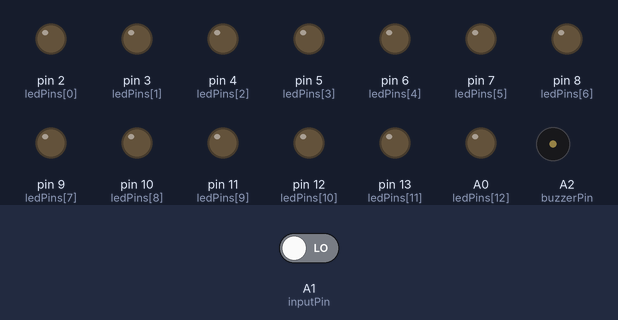
Recording of a sketch running on a simulated Arduino Uno, built with avr-gcc and run on an emulated ATmega328P. On the bench: output pins drawn as LEDs (lit = HIGH), buzzer (waves = sounding). Inputs (shaded band) come from the test bench; at power-on: A1 (inputPin) LOW. Random numbers use the default seed unless the sketch sets one.

Above: at 2.4 s.
2.5 s: A1 (inputPin) driven HIGH
At 4.79 s:
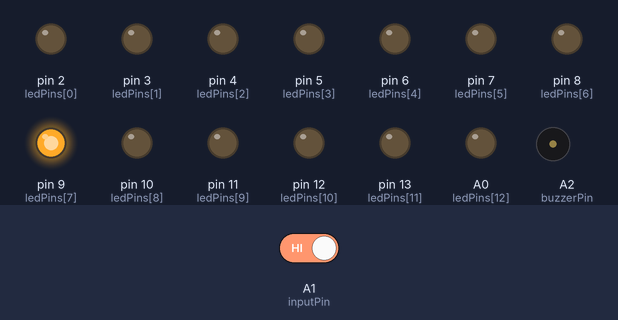
At 10.1 s:
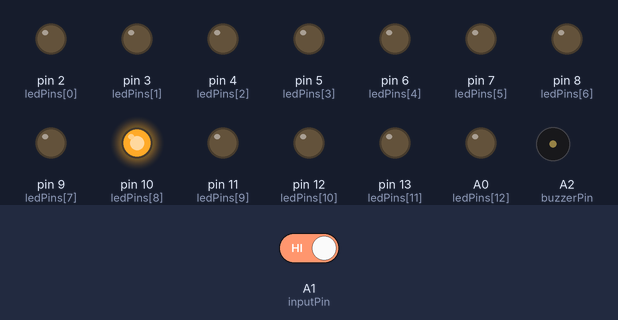
Timing chart, 0 to 13.2 s (numbered marks = the images above; inputs shaded):
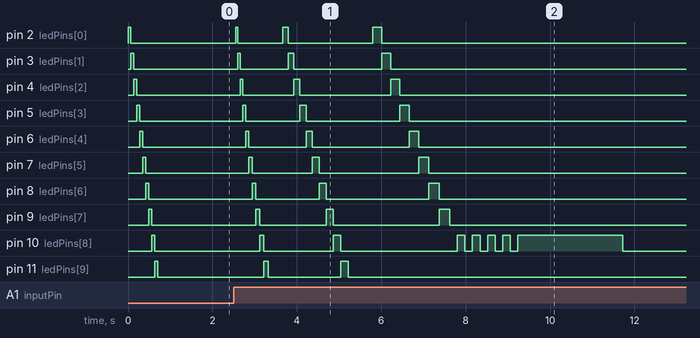

The sketch:

led_roulette.ino
```cpp
/*
 * ╔══════════════════════════════════════════════════════════╗
 * ║           ARDUINO 1 — ROULETTE LED                       ║
 * ╚══════════════════════════════════════════════════════════╝
 *
 *  D2-D13  → LED 1-12  (resistenza 220Ω in serie, poi GND)
 *  A0      → LED 13    (resistenza 220Ω in serie, poi GND)
 *  A2      → Buzzer polo+  (polo− a GND)
 *  A1      ← D5 Arduino 2  [START - riceve HIGH per avviare]
 *  A3 (TX) → A3 (RX) Arduino 2  [SoftwareSerial - RISULTATO]
 *  A4 (RX) ← A4 (TX) Arduino 2  [SoftwareSerial - non usato ora]
 *  GND     → GND Arduino 2 [OBBLIGATORIO - massa comune]
 *
 *  NOTA: il pin originale 1 era il TX seriale (problematico),
 *        sostituito con A0 per il 13° LED.
 */

#include <SoftwareSerial.h>

// RX=A4, TX=A3  →  A3 di Arduino 1 va collegato ad A3 di Arduino 2
SoftwareSerial mySerial(A4, A3);

const int numLed = 13;
// LED 1-12 su D2-D13, LED 13 su A0
int ledPins[numLed] = {2, 3, 4, 5, 6, 7, 8, 9, 10, 11, 12, 13, A0};

const int buzzerPin = A2;
const int inputPin  = A1;   // Riceve HIGH da Arduino 2 → avvia spin

// ─── Setup ────────────────────────────────────────────────────
void setup() {
  pinMode(buzzerPin, OUTPUT);

  for (int i = 0; i < numLed; i++) {
    pinMode(ledPins[i], OUTPUT);
    digitalWrite(ledPins[i], LOW);
  }

  // INPUT semplice: Arduino 2 guida attivamente il pin (non pullup)
  pinMode(inputPin, INPUT);

  // Avvia comunicazione seriale software
  mySerial.begin(9600);

  // Seed casuale più robusto
  randomSeed(analogRead(A5) ^ (unsigned long)millis());

  // Sequenza LED di avvio
  for (int i = 0; i < numLed; i++) {
    digitalWrite(ledPins[i], HIGH);
    tone(buzzerPin, 600 + i * 60, 50);
    delay(70);
    digitalWrite(ledPins[i], LOW);
  }
  delay(300);
}

// ─── Loop principale ──────────────────────────────────────────
void loop() {
  // Rileva fronte HIGH su A1 (segnale START da Arduino 2)
  if (digitalRead(inputPin) == HIGH) {
    delay(50); // debounce
    if (digitalRead(inputPin) == HIGH) {
      spinRoulette();
      // Aspetta che il segnale torni LOW prima di accettare nuovi input
      unsigned long t = millis();
      while (digitalRead(inputPin) == HIGH && millis() - t < 5000UL) {
        delay(10);
      }
    }
  }
}

// ─── Funzione principale spin ─────────────────────────────────
void spinRoulette() {
  int posizione = 0;
  int giri      = random(30, 50); // 30-49 passi totali
  int delayTime = 50;             // ms iniziali tra un LED e l'altro

  for (int i = 0; i < giri; i++) {

    // Spegni tutti i LED
    for (int j = 0; j < numLed; j++) {
      digitalWrite(ledPins[j], LOW);
    }

    // Accendi il LED corrente
    digitalWrite(ledPins[posizione], HIGH);

    // Click buzzer con frequenza che scende al rallentare
    int freq = map(delayTime, 50, 350, 2000, 400);
    freq = constrain(freq, 400, 2000);
    tone(buzzerPin, freq, 20);

    delay(delayTime);

    // Avanza posizione
    posizione++;
    if (posizione >= numLed) posizione = 0;

    // Rallenta progressivamente, max 350ms
    delayTime += 6;
    if (delayTime > 350) delayTime = 350;
  }

  // ── LED vincente ──────────────────────────────────────────
  // "posizione" dopo il loop è il LED su cui si è fermata la roulette
  int vincitore = posizione;

  // Assicurati che solo il vincitore sia acceso
  for (int j = 0; j < numLed; j++) {
    digitalWrite(ledPins[j], LOW);
  }
  digitalWrite(ledPins[vincitore], HIGH);

  // Lampeggio finale sul LED vincente
  for (int k = 0; k < 10; k++) {
    digitalWrite(ledPins[vincitore], k % 2 == 0 ? LOW : HIGH);
    delay(180);
  }
  digitalWrite(ledPins[vincitore], HIGH);
  delay(1000);

  // ── Invia risultato ad Arduino 2 via SoftwareSerial ──────
  // Manda direttamente il numero del LED vincente (1-13) come byte
  delay(300);
  mySerial.write(vincitore + 1);

  // Pausa finale, poi spegni tutto
  delay(1000);
  for (int j = 0; j < numLed; j++) {
    digitalWrite(ledPins[j], LOW);
  }
}
```

Measured:
- after the input at 2.5 s, pin 2 (ledPins[0]): goes HIGH 0.05 s, LOW 1.1 s, HIGH 0.13 s, LOW 2.0 s, HIGH 0.21 s, then LOW, starting after 0.05 s; pin 3 (ledPins[1]): goes HIGH 0.06 s, LOW 1.1 s, HIGH 0.13 s, LOW 2.1 s, HIGH 0.21 s, then LOW, starting after 0.10 s
